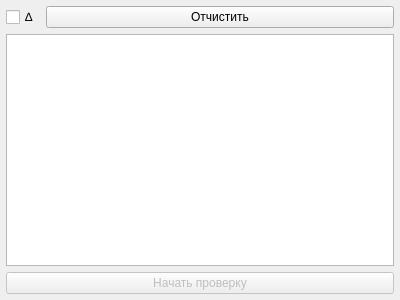
<?xml version="1.0" encoding="UTF-8"?>
<ui version="4.0">
 <class>TabMeasure</class>
 <widget class="QWidget" name="TabMeasure">
  <property name="geometry">
   <rect>
    <x>0</x>
    <y>0</y>
    <width>400</width>
    <height>300</height>
   </rect>
  </property>
  <property name="windowTitle">
   <string>Form</string>
  </property>
  <layout class="QGridLayout" name="gridLayout">
   <property name="leftMargin">
    <number>6</number>
   </property>
   <property name="topMargin">
    <number>6</number>
   </property>
   <property name="rightMargin">
    <number>6</number>
   </property>
   <property name="bottomMargin">
    <number>6</number>
   </property>
   <item row="0" column="0">
    <widget class="QCheckBox" name="chbxDelta">
     <property name="sizePolicy">
      <sizepolicy hsizetype="Fixed" vsizetype="Fixed">
       <horstretch>0</horstretch>
       <verstretch>0</verstretch>
      </sizepolicy>
     </property>
     <property name="text">
      <string>∆</string>
     </property>
    </widget>
   </item>
   <item row="0" column="1">
    <widget class="QPushButton" name="pbClear">
     <property name="text">
      <string>Отчистить</string>
     </property>
     <property name="icon">
      <iconset theme="edit-clear">
       <normaloff>.</normaloff>.</iconset>
     </property>
    </widget>
   </item>
   <item row="1" column="0" colspan="2">
    <widget class="MyTable" name="tableView"/>
   </item>
   <item row="2" column="0" colspan="2">
    <widget class="QPushButton" name="pbStartMeasure">
     <property name="enabled">
      <bool>false</bool>
     </property>
     <property name="text">
      <string>Начать проверку</string>
     </property>
     <property name="icon">
      <iconset theme="media-playback-start">
       <normaloff>.</normaloff>.</iconset>
     </property>
     <property name="checkable">
      <bool>true</bool>
     </property>
    </widget>
   </item>
  </layout>
 </widget>
 <customwidgets>
  <customwidget>
   <class>MyTable</class>
   <extends>QTableWidget</extends>
   <header>mytable.h</header>
  </customwidget>
 </customwidgets>
 <resources/>
 <connections/>
</ui>
